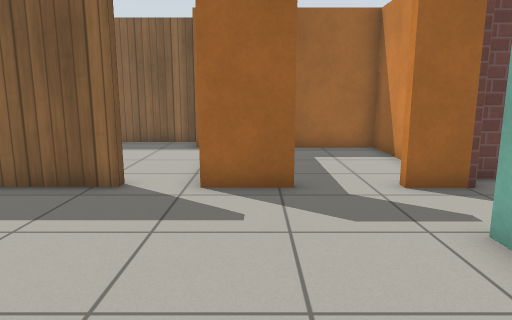
view 1 (above)

16 first-person views from a walk through a world built for the Gazebo simulator. The camera is 0.97 m above the floor, tilts 10° down and sees 70° across. The floor is counted in squares, 0.5 m on a side. Each view is taken from the middle of a square. On the plan, view 1 faces up. The plan holds only what a view shows up to about 18 squares ahead; the rest is blank. Gazebo's built-in surfaces are drawn with simple patterns.

view 2
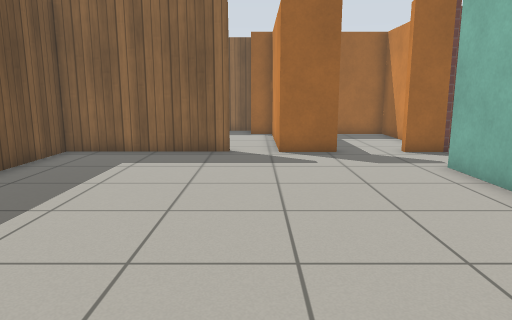

view 3
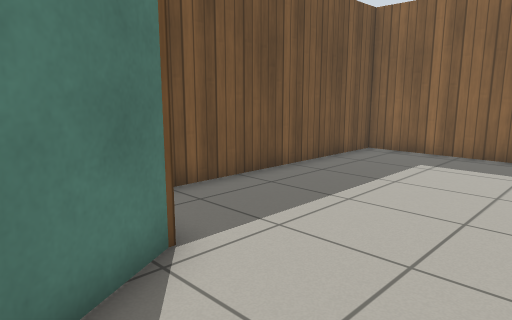

view 4
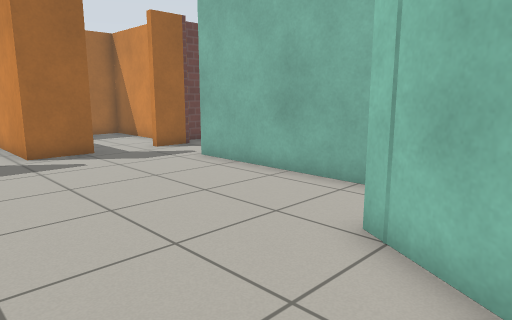

view 5
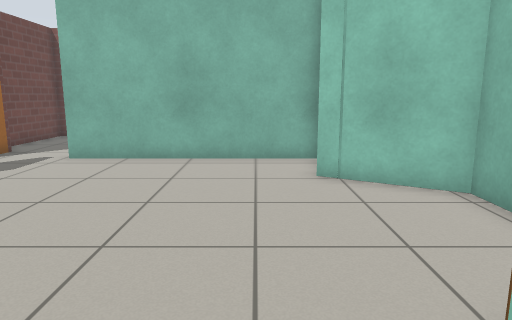

view 6
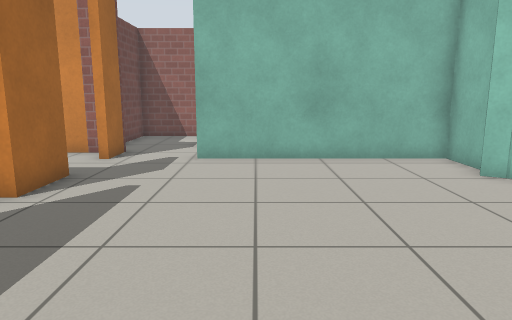

view 7
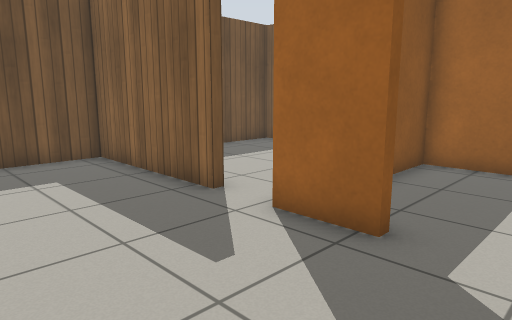

view 8
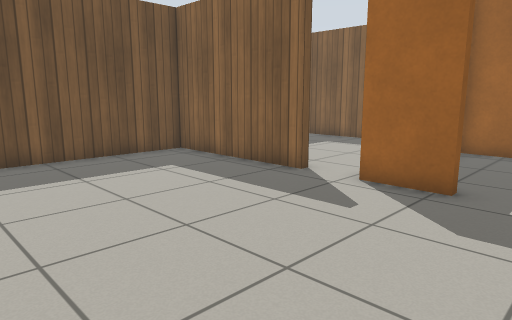

view 9
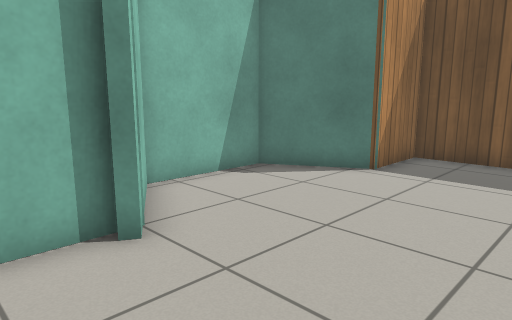

view 10
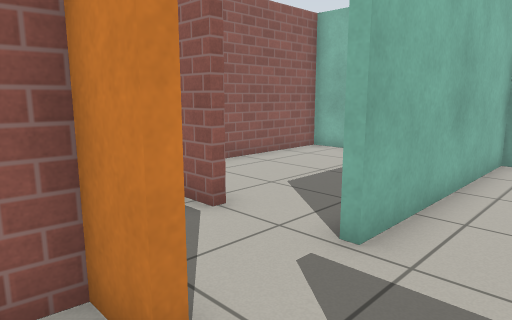

view 11
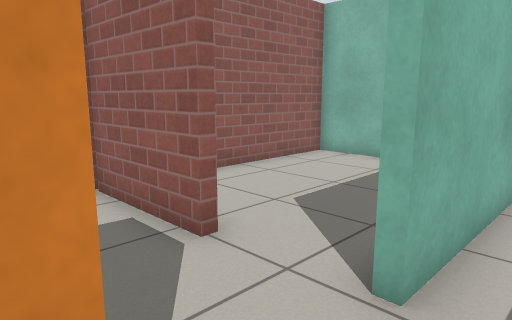

view 12
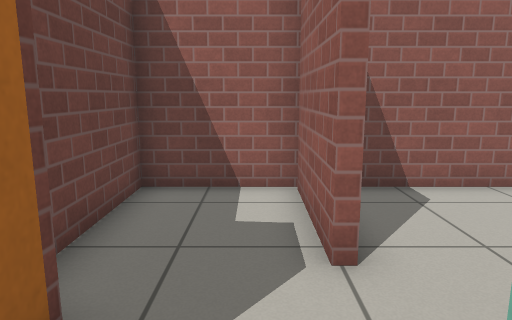

view 13
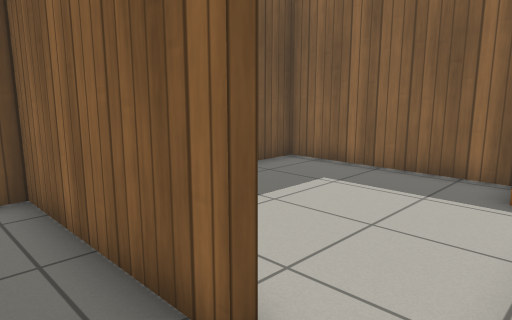

view 14
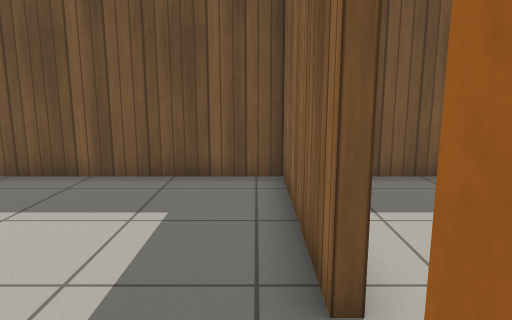

view 15
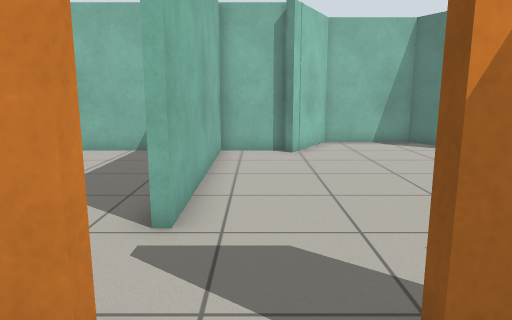

view 16
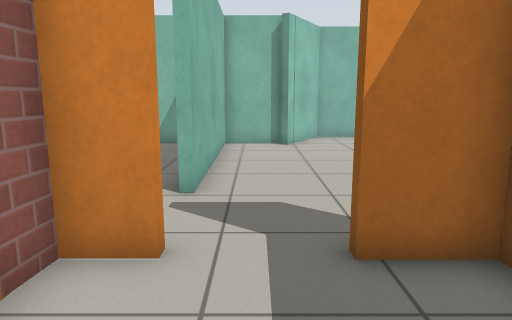

### Floor plan
Points are (right, up) in squares from view 1. A wall is a line through its corners. A room is listed if a view was taken in it or the views show most of it. See-through windows are left out.
Room 1 (views 1, 2, 3, 4, 5, 6, 7, 8, 9, 11, 12, 13, 14)
walls: (0.8, -2.9) (3.2, -2.9) (3.2, 4.8) (3.6, 4.8); (-2.9, 7.7) (-8.6, 7.7) (-8.6, -2.5) (-6, -2.5) (-4.4, -5.3) (-0.9, -5.3) (0.8, -2.5); (0.8, 7.9) (0.8, 7.7) (-1.2, 7.7); (4.8, 7.7) (3.1, 7.7)
ways out: opening at (2, 8) to room 2; opening at (-2, 8) to room 3; opening at (4, 6) to room 5
Room 2 (views 10, 15, 16)
walls: (4.5, 11) (4.5, 13.7) (-0.9, 13.7) (-0.9, 11.6); (3.1, 7.9) (4.4, 7.9) (4.7, 11.8); (-1, 7.9) (0.8, 7.9)
ways out: opening at (2, 8) to room 1
Room 3 (no view inside)
walls: (-2.5, 15.4) (-8.6, 15.4) (-8.6, 9.8); (-1.2, 7.7) (-1.2, 12.7)
ways out: opening at (-2, 8) to room 1
Room 4 (no view inside)
walls: (5.9, 4.8) (5.9, 5.1); (5.1, -2.9) (9.6, -2.9) (9.6, 5)
ways out: opening at (5, 5) to room 5
Room 5 (no view inside)
walls: (5.9, 5.1) (9.5, 5.1); (9.6, 5) (9.6, 8.5) (5.1, 8.5)
ways out: opening at (4, 6) to room 1; opening at (5, 5) to room 4

Where each view was taken, in squares from view 1:
view 1: 0 up, 0 right, facing up
view 2: 5 down, 2 left, facing up
view 3: 5 down, 2 left, facing up-left
view 4: 5 down, 4 left, facing up-right
view 5: 1 down, 8 left, facing right
view 6: 3 up, 8 left, facing right
view 7: 3 up, 3 right, facing up-left
view 8: 0 up, 3 right, facing up-left
view 9: 2 up, 3 right, facing down-left
view 10: 9 up, 1 right, facing down-right
view 11: 8 up, 2 right, facing down-right
view 12: 6 up, 2 right, facing right
view 13: 6 up, 1 left, facing up-left
view 14: 7 up, 0 right, facing left
view 15: 10 up, 2 right, facing down
view 16: 12 up, 2 right, facing down
